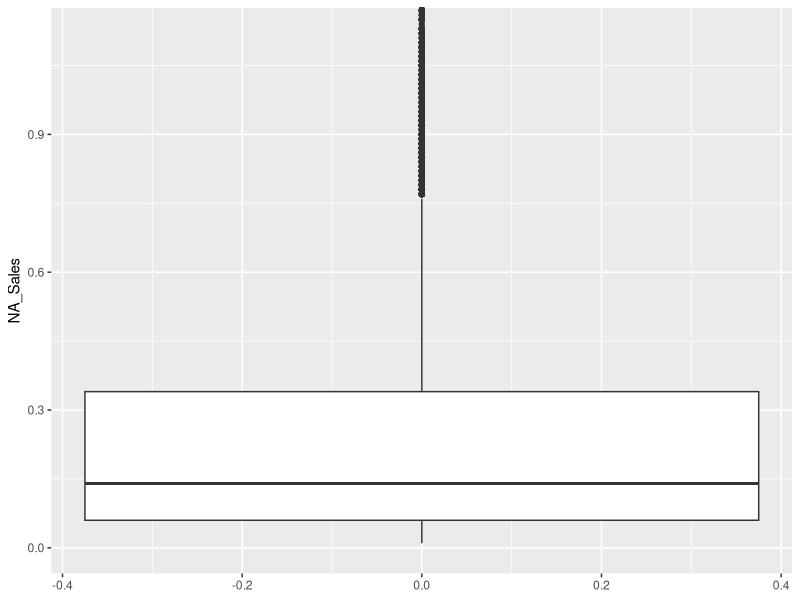
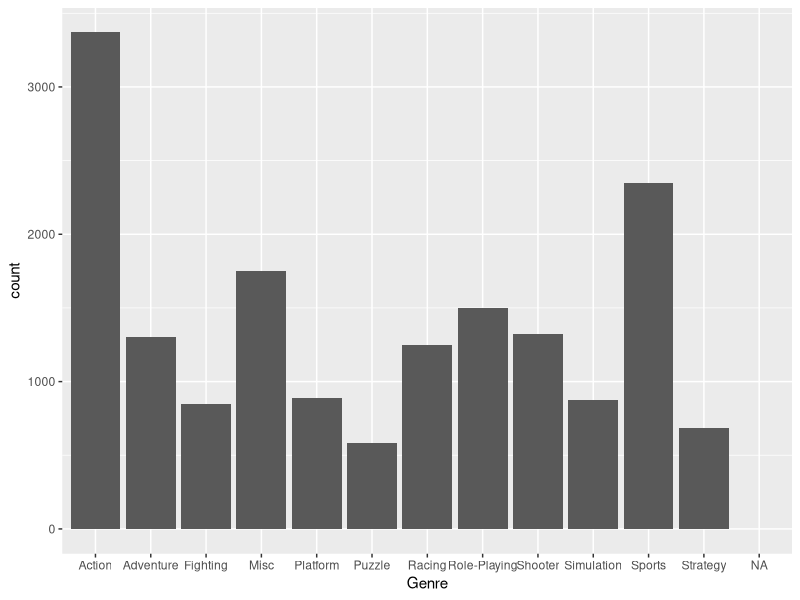
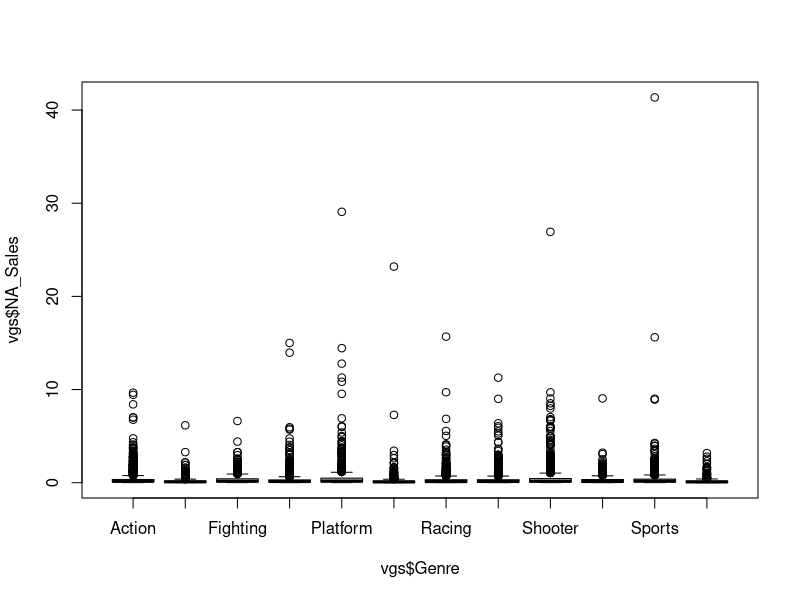
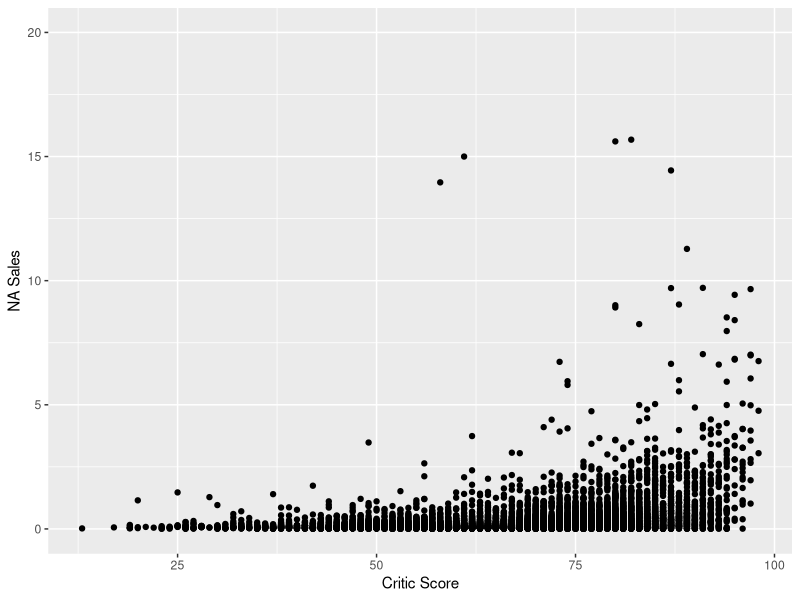

Recreate these plots in R, in order.
## ---- chunk 1
#Loading Libraries
library(tidyverse)

#Loading Dataset
vgs <- read.csv('replaced variables.csv')

#Transforming variables to appropriate data types
vgs$NA_Sales<-as.numeric(vgs$NA_Sales)
vgs$EU_Sales<-as.numeric(vgs$EU_Sales)
vgs$JP_Sales<-as.numeric(vgs$JP_Sales)
vgs$Other_Sales<-as.numeric(vgs$Other_Sales)
vgs$Platform <- as.factor(vgs$Platform)
vgs$Publisher <- as.factor(vgs$Genre)
vgs$Genre <- as.factor(vgs$Genre)
vgs$Developer <- as.factor(vgs$Developer)
vgs$Rating <- as.factor(vgs$Rating)
vgs$Year_of_Release <- as.factor(vgs$Year_of_Release)
vgs$User_Score <- as.numeric(vgs$User_Score)
vgs$Name <- as.character(vgs$Name)
vgs$User_Score <- vgs$User_Score * 10

#Replacing empty entries with NA
vgs$Rating[vgs$Rating %in% c("")]<- NA
vgs$Rating <-factor(vgs$Rating)
vgs$Developer[vgs$Developer %in% c("")]<- NA
vgs$Developer <-factor(vgs$Developer)
vgs$Genre[vgs$Genre %in% c("")]<- NA
vgs$Genre <-factor(vgs$Genre)
## ---- chunk 2
summary(vgs$NA_Sales, na.rm = TRUE) # summarize the variable NA_Sales
sd(vgs$NA_Sales, na.rm = TRUE) # find the standard deviation
IQR(vgs$NA_Sales, na.rm = TRUE) # find the IQR
nasmildthreshold = (.28*1.5) + .28 # mild threshold
print(nasmildthreshold)
nasmaxthreshold = (.28*3) + .28 # extreme threshold
print(nasmaxthreshold)
sum(vgs$NA_Sales>nasmaxthreshold, na.rm = TRUE) # number of observations above the max threshold
ggplot(data = vgs, aes(y = NA_Sales)) + geom_boxplot() + coord_cartesian(ylim = c(0, 1.12))
## ---- chunk 3
vgs$Genre[vgs$Genre %in% c("")]<- NA
freq_genre <- table(vgs$Genre)
rel_freq_genre <- table(vgs$Genre)/nrow(vgs)
ggplot(data = vgs) + geom_bar(mapping = aes(x = Genre))
## ---- chunk 4

## ---- chunk 5
summary(vgs$NA_Sales)
table(vgs$Genre)
boxplot(vgs$NA_Sales~vgs$Genre)
nasalesiqr <- IQR(vgs$NA_Sales, na.rm = TRUE)
## ---- chunk 6
ggplot(vgs, aes(Critic_Score, NA_Sales)) + geom_point() +ylab('NA Sales') + xlab('Critic Score') + ylim(0, 20)
